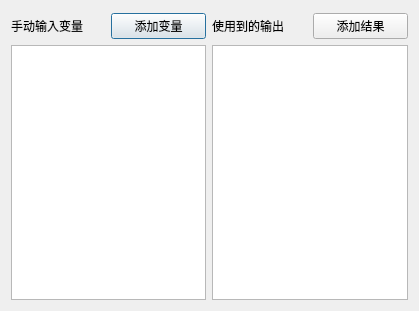
<?xml version="1.0" encoding="UTF-8"?>
<ui version="4.0">
 <class>combine_openvariable_dialog</class>
 <widget class="QDialog" name="combine_openvariable_dialog">
  <property name="geometry">
   <rect>
    <x>0</x>
    <y>0</y>
    <width>419</width>
    <height>311</height>
   </rect>
  </property>
  <property name="windowTitle">
   <string>变量与结果集</string>
  </property>
  <layout class="QGridLayout" name="gridLayout">
   <item row="1" column="1">
    <widget class="QWidget" name="widget_variable" native="true">
     <layout class="QGridLayout" name="gridLayout_3">
      <property name="leftMargin">
       <number>0</number>
      </property>
      <property name="topMargin">
       <number>2</number>
      </property>
      <property name="rightMargin">
       <number>0</number>
      </property>
      <property name="bottomMargin">
       <number>0</number>
      </property>
      <item row="0" column="0">
       <widget class="QLabel" name="label_variable">
        <property name="text">
         <string>手动输入变量</string>
        </property>
       </widget>
      </item>
      <item row="0" column="1">
       <widget class="QPushButton" name="add_variable">
        <property name="text">
         <string>添加变量</string>
        </property>
       </widget>
      </item>
      <item row="1" column="0" colspan="2">
       <widget class="QListWidget" name="listWidget_variable">
        <property name="contextMenuPolicy">
         <enum>Qt::CustomContextMenu</enum>
        </property>
        <property name="editTriggers">
         <set>QAbstractItemView::NoEditTriggers</set>
        </property>
       </widget>
      </item>
     </layout>
    </widget>
   </item>
   <item row="1" column="2">
    <widget class="QWidget" name="widget_result" native="true">
     <layout class="QGridLayout" name="gridLayout_2">
      <property name="leftMargin">
       <number>0</number>
      </property>
      <property name="topMargin">
       <number>2</number>
      </property>
      <property name="rightMargin">
       <number>0</number>
      </property>
      <property name="bottomMargin">
       <number>0</number>
      </property>
      <item row="0" column="0">
       <widget class="QLabel" name="label_result">
        <property name="text">
         <string>使用到的输出</string>
        </property>
       </widget>
      </item>
      <item row="0" column="1">
       <widget class="QPushButton" name="add_result">
        <property name="text">
         <string>添加结果</string>
        </property>
       </widget>
      </item>
      <item row="1" column="0" colspan="2">
       <widget class="QListWidget" name="listWidget_result">
        <property name="contextMenuPolicy">
         <enum>Qt::CustomContextMenu</enum>
        </property>
        <property name="editTriggers">
         <set>QAbstractItemView::NoEditTriggers</set>
        </property>
       </widget>
      </item>
     </layout>
    </widget>
   </item>
  </layout>
 </widget>
 <resources/>
 <connections/>
</ui>
